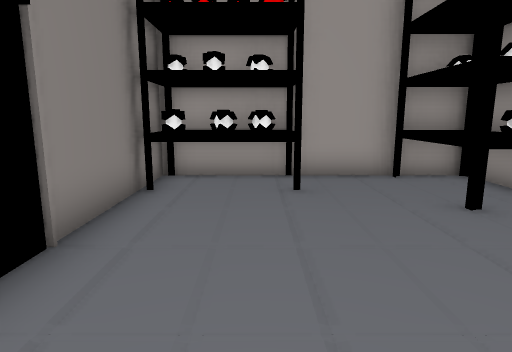
View 1 (above)

12 first-person views from a walk through a 3-D level made in the Unity game engine. The camera is 1.4 m above the floor, tilts 10° down and sees 75° across. The floor is counted in squares, 1 m on a side. Each view is taken from the middle of a square. On the plan, view 1 faces up. The plan holds only what a view shows up to about 15 squares ahead; the rest is blank. The place goes on beyond the plan. The player is left out. Some surface patterns are stand-ins.

View 2
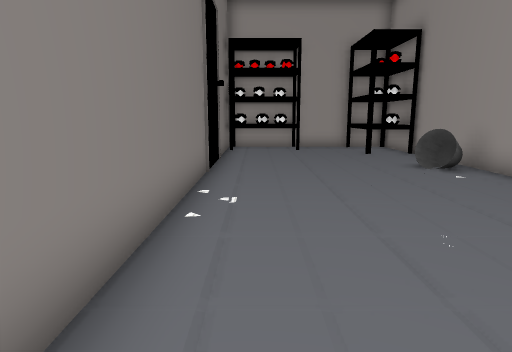

View 3
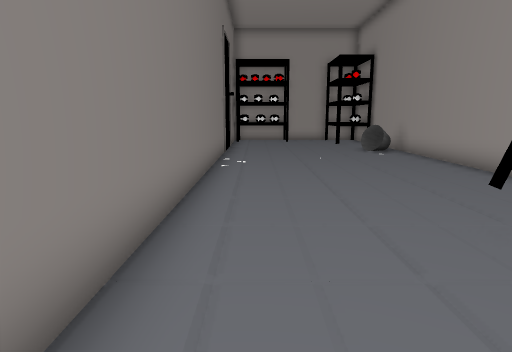

View 4
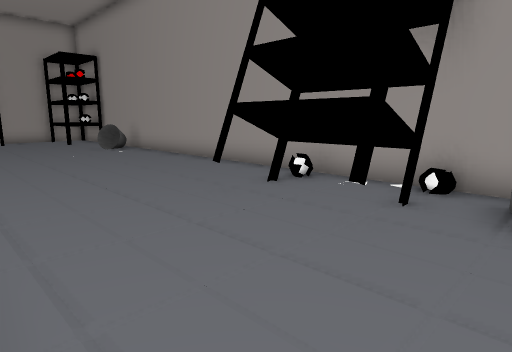

View 5
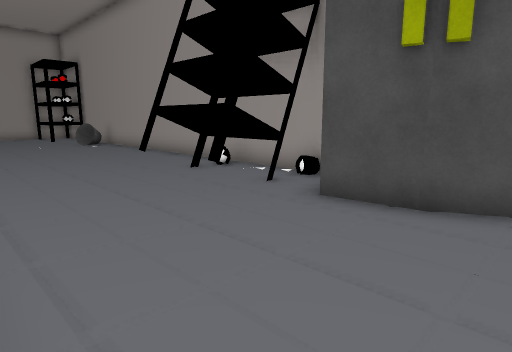

View 6
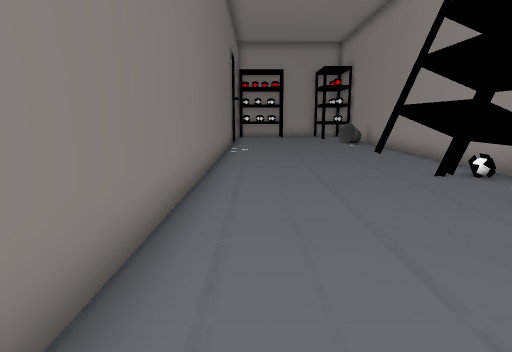

View 7
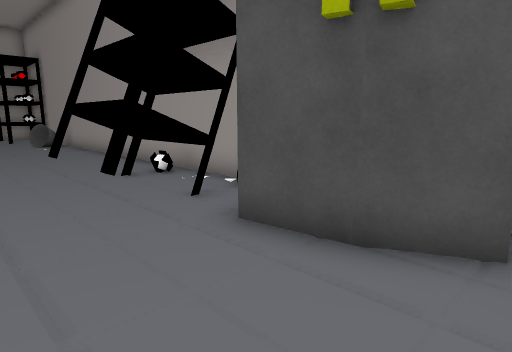

View 8
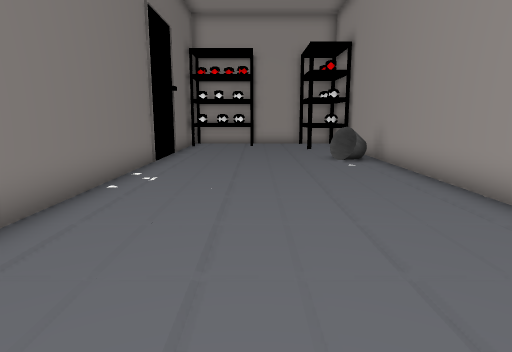

View 9
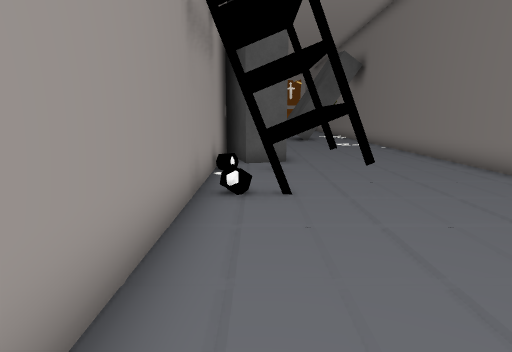

View 10
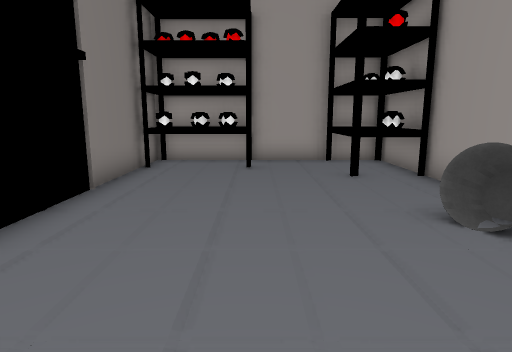

View 11
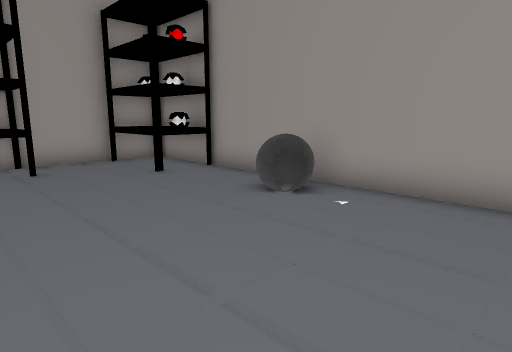

View 12
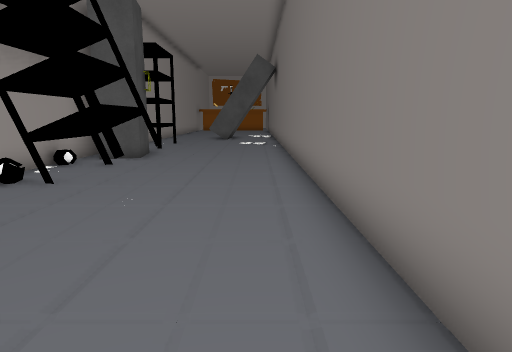

### Floor plan
Key: @ floor where view 1 was taken; # wall or solid block; . floor; ^ raised ledge.
Columns run from 3 left of view 1 to 5 right of it. Each row starts with its distance up from view 1.
  8    ####^^
  7 #####..^^
  6 #......^#
  5 #......^^
  4 #.......#
  3 #.......#
  2 #.......#
  1 #......^#
  0 #..@....#
 -1 #.......#
 -2 #.......#
 -3 #.......#
 -4 #.......#
 -5 #.......#
 -6 #.......#
 -7 #.......#
 -8 #.......#
 -9 #....#^^#
-10 #....  ^#
-11 #....  ^#
-12 #....#^^#
-13 #.......#
-14 #.....###
-15 #.....###
-16 #......##
-17 #......#

Positions as (right, up) in squares from view 1, and headings:
1: (0, 0), facing up
2: (-1, -8), facing up
3: (-1, -13), facing up
4: (-2, -14), facing up-right
5: (-2, -17), facing up-right
6: (-1, -17), facing up
7: (0, -17), facing up-right
8: (1, -10), facing up
9: (4, -3), facing down
10: (1, -3), facing up
11: (-1, -3), facing up-right
12: (-1, -2), facing down
